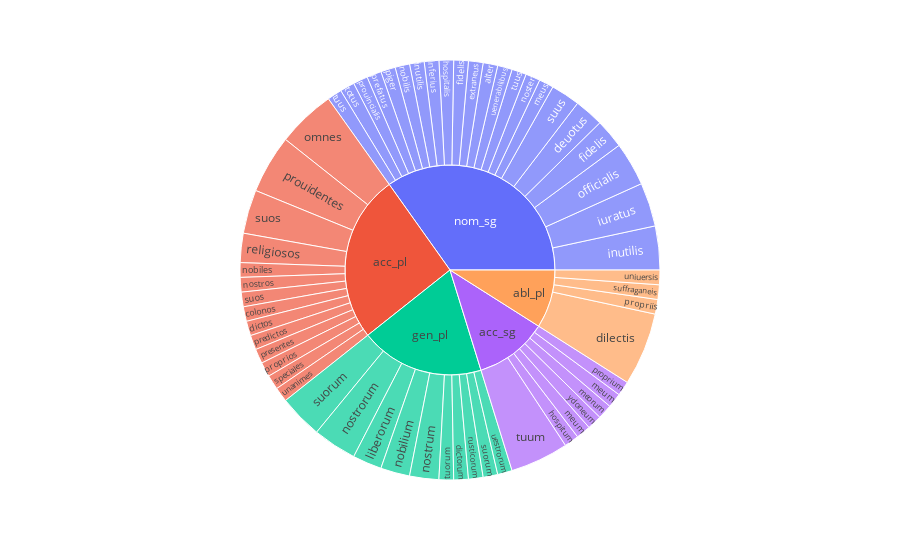

Notebook code cell kept with this figure:
### Code cell
fig = px.sunburst(lol_new, path=['cas','forme'], values='Occ')
fig

### Figure 1 — Plotly figure (JSON) as saved in the notebook; plotly's stock layout.template omitted (floating-point values rounded to 4 significant figures)
{"data": [{"branchvalues": "total", "domain": {"x": [0, 1], "y": [0, 1]}, "hovertemplate": "labels=%{label}<br>Occ=%{value}<br>parent=%{parent}<br>id=%{id}<extra></extra>", "ids": ["nom_sg/ fidelis", "acc_sg/ hospitum", "nom_sg/ inutilis", "acc_sg/ meum", "nom_sg/ meus", "acc_pl/ nobiles", "nom_sg/ noster", "acc_pl/ nostros", "gen_pl/ suorum", "acc_pl/ suos", "gen_pl/ tuorum", "acc_sg/ tuum", "nom_sg/ tuus", "nom_sg/ uenerabilibus", "acc_sg/ ydoneum", "nom_sg/alter", "acc_pl/colonos", "nom_sg/deuotus", "gen_pl/dictorum", "acc_pl/dictos", "abl_pl/dilectis", "nom_sg/extraneus", "nom_sg/fidelis", "nom_sg/hospitalis", "nom_sg/inferius", "nom_sg/inutilis", "nom_sg/iuratus", "gen_pl/liberorum", "acc_sg/meorum", "acc_sg/meum", "nom_sg/nobilis", "gen_pl/nobilium", "gen_pl/nostrorum", "gen_pl/nostrum", "nom_sg/officialis", "acc_pl/omnes", "nom_sg/piger", "acc_pl/predictos", "nom_sg/prefatus", "acc_pl/presentes", "abl_pl/propriis", "acc_pl/proprios", "acc_sg/proprium", "acc_pl/prouidentes", "nom_sg/prouincialis", "acc_pl/religiosos", "gen_pl/rusticorum", "acc_pl/speciales", "abl_pl/suffraganeis", "gen_pl/suorum", "acc_pl/suos", "nom_sg/suus", "nom_sg/totus", "nom_sg/tuus", "gen_pl/uestrorum", "acc_pl/unanimes", "abl_pl/uniuersis", "abl_pl", "acc_pl", "acc_sg", "gen_pl", "nom_sg"], "labels": [" fidelis", " hospitum", " inutilis", " meum", " meus", " nobiles", " noster", " nostros", " suorum", " suos", " tuorum", " tuum", " tuus", " uenerabilibus", " ydoneum", "alter", "colonos", "deuotus", "dictorum", "dictos", "dilectis", "extraneus", "fidelis", "hospitalis", "inferius", "inutilis", "iuratus", "liberorum", "meorum", "meum", "nobilis", "nobilium", "nostrorum", "nostrum", "officialis", "omnes", "piger", "predictos", "prefatus", "presentes", "propriis", "proprios", "proprium", "prouidentes", "prouincialis", "religiosos", "rusticorum", "speciales", "suffraganeis", "suorum", "suos", "suus", "totus", "tuus", "uestrorum", "unanimes", "uniuersis", "abl_pl", "acc_pl", "acc_sg", "gen_pl", "nom_sg"], "name": "", "parents": ["nom_sg", "acc_sg", "nom_sg", "acc_sg", "nom_sg", "acc_pl", "nom_sg", "acc_pl", "gen_pl", "acc_pl", "gen_pl", "acc_sg", "nom_sg", "nom_sg", "acc_sg", "nom_sg", "acc_pl", "nom_sg", "gen_pl", "acc_pl", "abl_pl", "nom_sg", "nom_sg", "nom_sg", "nom_sg", "nom_sg", "nom_sg", "gen_pl", "acc_sg", "acc_sg", "nom_sg", "gen_pl", "gen_pl", "gen_pl", "nom_sg", "acc_pl", "nom_sg", "acc_pl", "nom_sg", "acc_pl", "abl_pl", "acc_pl", "acc_sg", "acc_pl", "nom_sg", "acc_pl", "gen_pl", "acc_pl", "abl_pl", "gen_pl", "acc_pl", "nom_sg", "nom_sg", "nom_sg", "gen_pl", "acc_pl", "abl_pl", "", "", "", "", ""], "type": "sunburst", "values": [2, 1, 3, 1, 1, 1, 1, 1, 3, 1, 1, 4, 1, 1, 1, 1, 1, 2, 1, 1, 5, 1, 1, 1, 1, 1, 3, 2, 1, 1, 1, 2, 3, 2, 3, 4, 1, 1, 1, 1, 1, 1, 1, 4, 1, 2, 1, 1, 1, 1, 3, 2, 1, 1, 1, 1, 1, 8, 23, 10, 17, 31]}], "layout": {"legend": {"tracegroupgap": 0}, "margin": {"t": 60}}}
